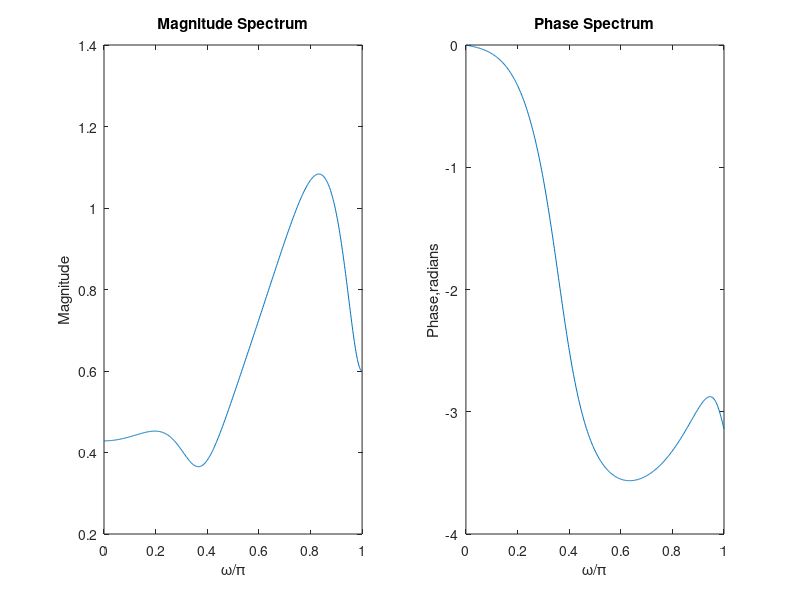

The MATLAB script that drew this image:
clear
k=500;                      % number of frequency samples is 500
num=[1 -.2 .5 2 -.6];           %Numerator coefficients
den=[1 3.2 1.5 -.8 1.4];         %Denominator coefficients
w=0:pi/(k-1):pi;                 
h=freqz(num,den,w);             %Compute the frequency response
subplot(1,2,1)
plot(w/pi,abs(h))
title('Magnitude Spectrum')
xlabel('\omega/\pi');ylabel('Magnitude')
subplot(1,2,2)
plot(w/pi,unwrap(angle(h)))               %unwrapped phase function
title('Phase Spectrum')
xlabel('\omega/\pi');ylabel('Phase,radians')
[sos,g]=tf2sos(num,den)       
